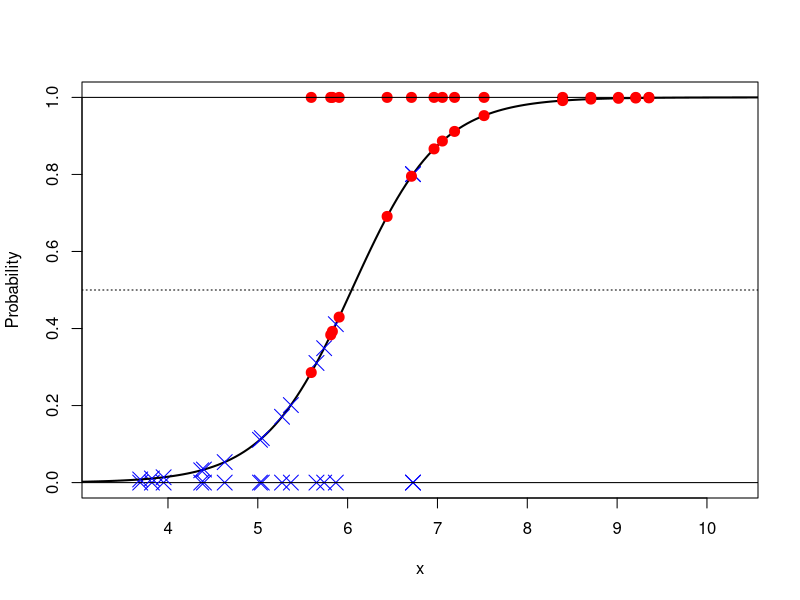
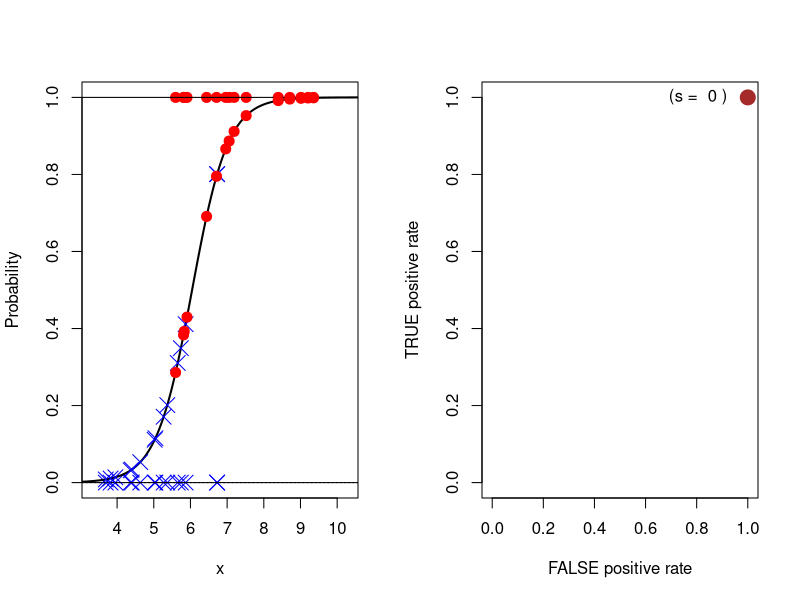
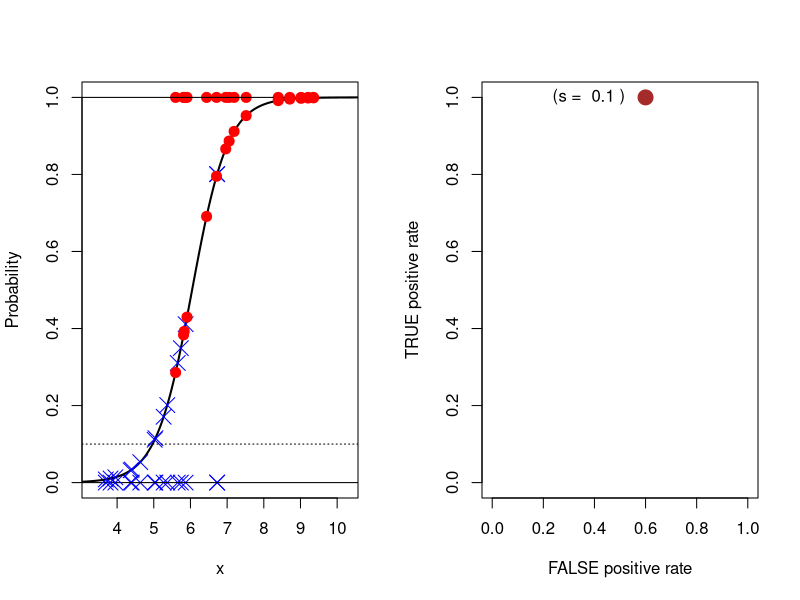
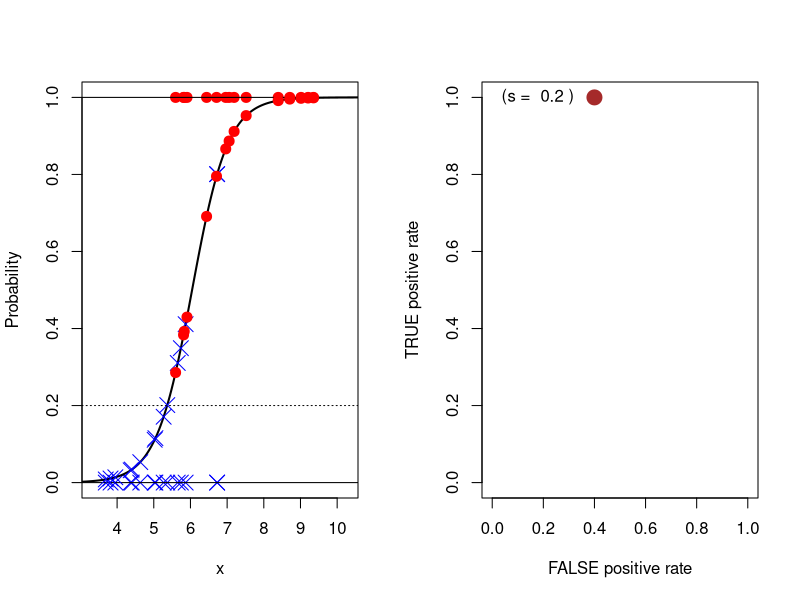
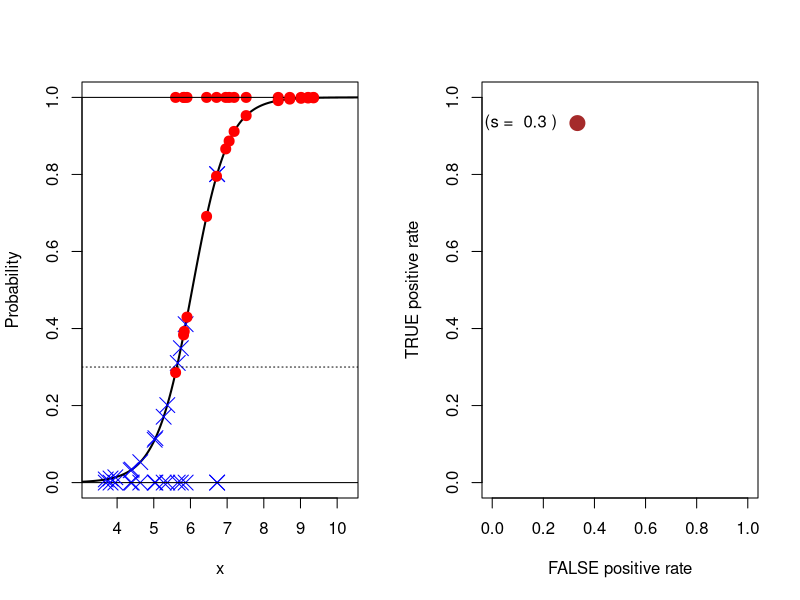
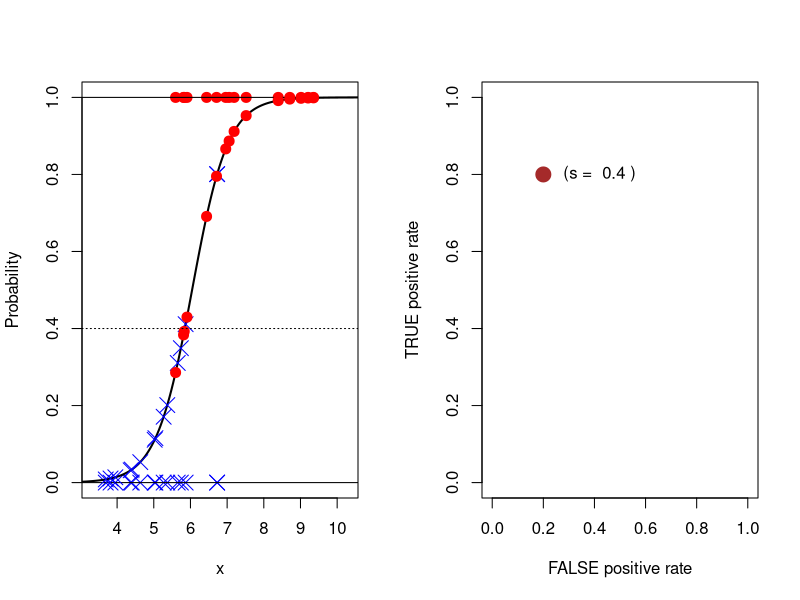
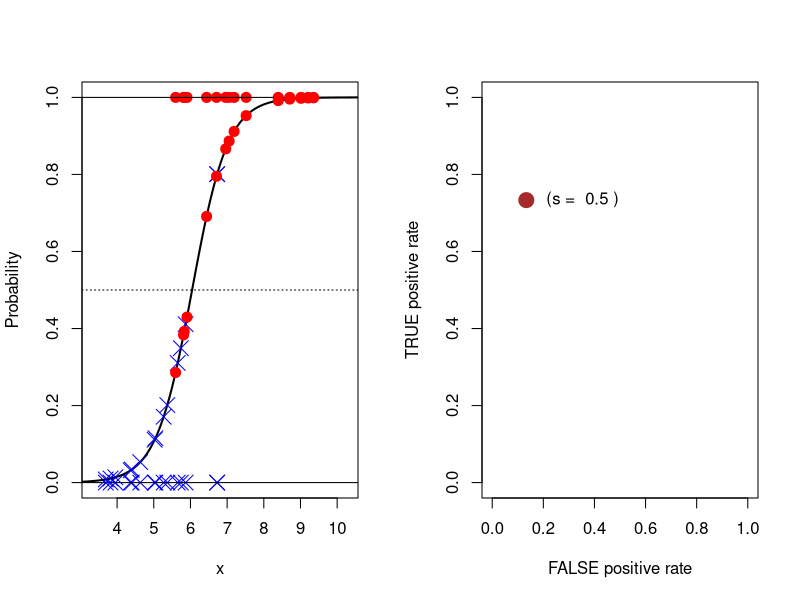
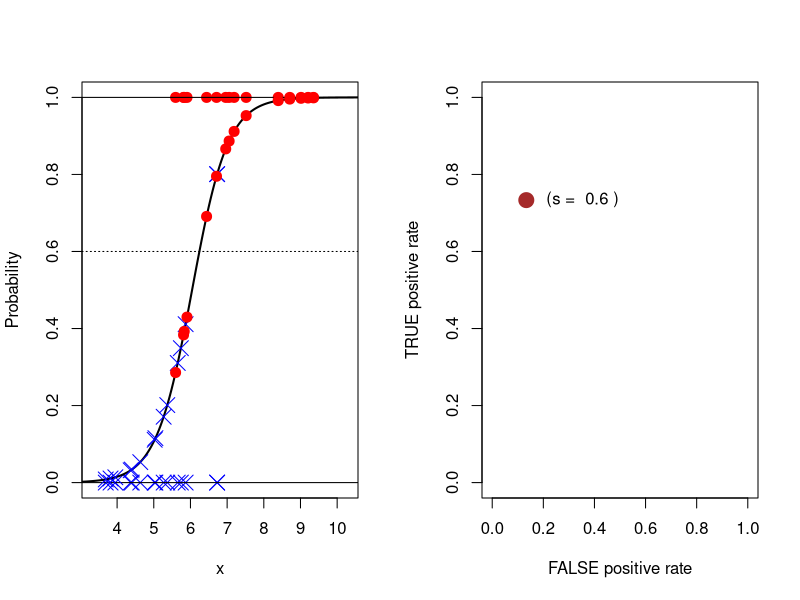

Here is the R script that generated these plots, in order:
set.seed(6)
n <- 15
x1 <- rnorm(n = n, mean = 5, sd = 1)
x2 <- rnorm(n = n, mean = 7, sd = 1)
x <- c(x1, x2)
y <- factor(c(rep("blue", n), rep("red", n)), levels = c("blue", "red"))

m <- glm(y ~ ., data = data.frame(x = x, y = y), family = "binomial")
summary(m)

pdfPlot <- FALSE

myplot <- function(m, s = 0.5, ROC = FALSE){
  x <- m$data$x
  y <- m$data$y
  col <- ifelse(y == "red", "red", "blue")
  pch <- ifelse(y == "red", 20, 4)
  cex <- 2
  xmin <- min(x) * 0.9
  xmax <- max(x) * 1.1
  
  #par(mfrow = c(1, ifelse(ROC, 2, 1)))
  plot(x, y == "red", col = col, pch = pch, cex = cex, 
       xlab = "x", xlim = c(xmin, xmax),
       ylab = "Probability", ylim = c(0, 1))  
  abline(h = c(0, 1), col = "black")
  prob <- predict(m, type = "response")
  t <- seq(xmin * 0.8, xmax * 1.2, length.out = 200)
  xdotb <- coef(m)[1] + t*coef(m)[2]
  lines(t, exp(xdotb)/(1 + exp(xdotb)), lwd = 2)
  points(x, prob, col = col, pch = pch, cex = cex)
  abline(h = s, lty = "dotted")
  p <- ifelse(prob > s, "red", "blue")
  
  if (ROC){
    tab <- table(p, y)
    TP <- tab["red", "red"] / sum(tab[, "red"])
    FP <- tab["red", "blue"] / sum(tab[, "blue"])
    plot(FP, TP, col = "brown", cex = cex, pch = 19, 
         xlab = "FALSE positive rate", xlim = c(0, 1), 
         ylab = "TRUE positive rate", ylim = c(0, 1))
    text(FP, TP, paste("(s = ", s, ")"), 
         pos = ifelse(TP > 0.8, 2, 4), offset = 1)
  }
  
  return(p = p)
}

if (pdfPlot) pdf("regLog_n30.pdf", width = 10, height = 5)
myplot(m, s = 0.5, ROC = FALSE)
if (pdfPlot) dev.off()

for (s in 0:9){
  if (pdfPlot) pdf(paste("regLog_ROC_s_", s, ".pdf", sep = ""), width = 10, height = 5)
  par(mfrow = c(1, 2))
  myplot(m, s = s/10, ROC = TRUE)
  if (pdfPlot) dev.off()
}

library(ROCR)
roclogit <- predict(m, type="response")
predlogit <- prediction(roclogit, y)
perflogit <- performance(predlogit, "tpr","fpr")
# Tracé de la courbe
if (pdfPlot) pdf("regLog_ROC_fullCurve.pdf", width = 10, height = 5)
par(mfrow = c(1, 2))
myplot(m, s = 1)
plot(perflogit, col = "brown", type = "o", pch = 19, cex = 2, lwd = 2)
if (pdfPlot) dev.off()
